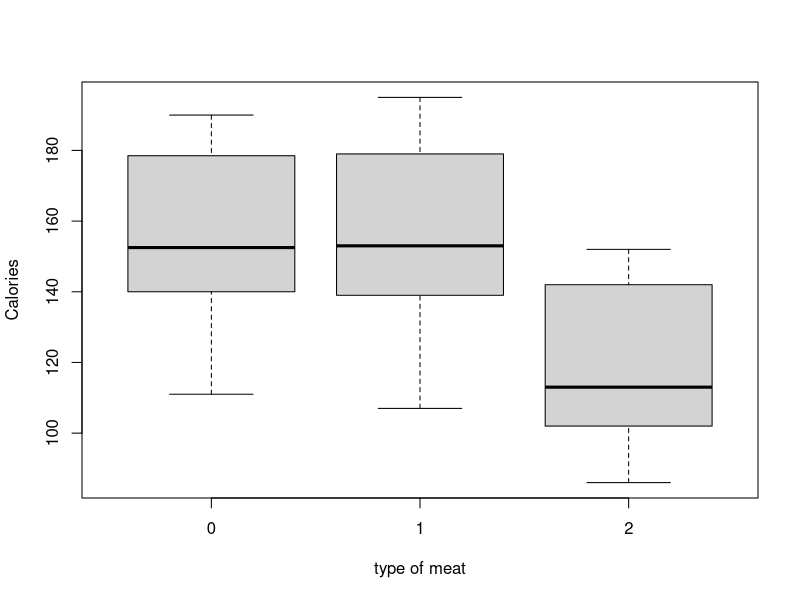

Write R code to recreate this figure.
## ---- chunk 1
knitr::opts_chunk$set(echo = TRUE)
## ---- chunk 2
type=c(rep("Regular",4), rep("Deodorant",4), rep("Moisturizing",4))
lost=c(-0.3,-0.1,-0.14,0.4,2.63,2.61,2.41,3.15,1.86,2.03,2.26,1.82)
soap=data.frame(type=as.factor(type),lost=lost)
library(knitr)
model=aov(lost~type,data=soap)
anova(model)
## ---- chunk 3
p0 <- c(38.14,38.2,38.31,38.14,38.29,38.17,38.2)
p1 <- c(38.28,38.17,38.08,38.25,38.18,38.03,37.95,38.26,38.3,38.21)
p2 <- c(38.17,38.13,38.16,38.3,38.34,38.34,38.17,38.18,38.09,38.06)
p3 <- c(38.14,38.3,38.21,38.04,38.37)
push=c(rep(0,7), rep(1,10), rep(2,10), rep(3,5))
time=c(p0,p1,p2,p3)
data=data.frame(push=as.factor(push),time=time)
head(data)
model_4=aov(time~push,data=data)
anova(model_4)
kable(anova(model_4), format = "markdown")
## ---- chunk 4
Cal=c(186,181,176,149,184,190,158,139,175,148,152,111,141,153,190,157,131,149,135,132,
173,191,182,190,172,147,146,139,175,136,179,153,107,195,135,140,138,
129,132,102,106,94,102,87,99,107,113,135,142,86,143,152,146,144)
Sod=c(495,477,425,322,482,587,370,322,479,375,330,300,386,401,645,440,317,319,298,253,
458,506,473,545,496,360,387,386,507,393,405,372,144,511,405,428,339,
430,375,396,383,387,542,359,357,528,513,426,513,358,581,588,522,545)
type=c(rep(0,20),rep(1,17),rep(2,17))
t=as.factor(type)
boxplot(Cal~t,xlab="type of meat",ylab="Calories")

## ---- chunk 5
data=data.frame(type=as.factor(type),Cal=Cal)
head(data)
model_5=aov(Cal~type,data=data)
anova(model_5)
kable(anova(model_5), format = "markdown")
